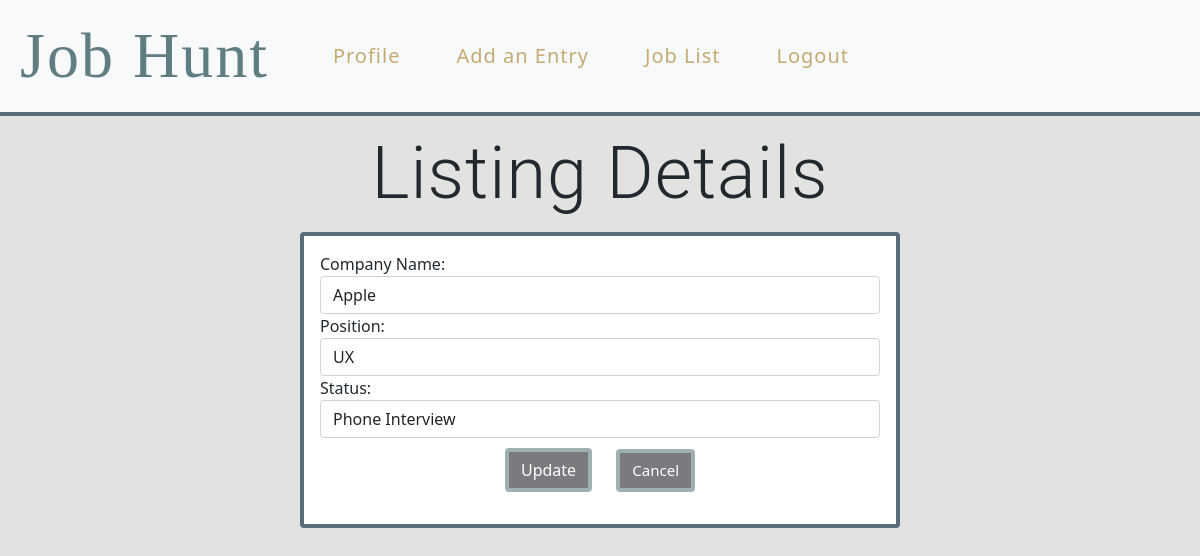
The app's page /jobs/21/edit (signed in) with its own data.
### jobHuntApp/models.py (models this page shows)
class Job(models.Model):
    company_name = models.CharField(max_length=50)
    position = models.CharField(max_length=50)
    status = models.CharField(max_length=50)
    created_by = models.ForeignKey(User, related_name="jobs", on_delete=models.CASCADE, null=True)
    users_follow_up = models.ManyToManyField(User, related_name="jobs_users_marked")
    created_at = models.DateTimeField(auto_now_add=True)
    updated_at = models.DateTimeField(auto_now=True)
    objects = JobManager()

### jobHuntApp/views.py (the view)
# urls.py: path('jobs/<int:job_id>/edit', views.edit_entry),
def edit_entry(request, job_id):
    if 'user_id' not in request.session:
        return redirect('/')
    context = {
        "job": Job.objects.get(id=job_id)
    }
    return render(request, "listingdetails.html", context)

### jobHuntApp/templates/listingdetails.html (shortened to what this page needs)
    <head>
        <link href="https://cdn.jsdelivr.net/npm/bootstrap@5.1.0/dist/css/bootstrap.min.css" rel="stylesheet">
        <link rel="stylesheet" href="/static/css/style.css">
    </head>
    <body>
        {% include "navBar.html" %}
        <div class="container">
            <h1 class="display-2 text-center">Listing Details</h1>
            <div class="card mx-auto" style="width:600px">
                <div class="card-body">
                    <form action="/jobs/{{job.id}}/update" method="POST">
                        <div class="form-group row">
                            <label for="company_name">Company Name: <input type="text" class="form-control" name="company_name" value="{{ job.company_name }}"></label>
                        </div>
                        <div class="form-group row">
                            <label for="position">Position: <input type="text" class="form-control" name="position" value="{{job.position}}"></label>
                        </div>
                        <div class="form-group row">
                            <label for="status">Status: <input type="text" class="form-control" name="status" value="{{job.status}}"></label>
                        </div>
                        <div class="col text-center">
                            <input type="submit" value="Update" class="btn btn-Dark">
                            <a class="btn btn-Dark" href="/jobs" role="button">Cancel </a>
                        </div>
                    </form>
                </div>
            </div>
        </div>
    </body>
</html>

### jobHuntApp/static/css/style.css (style rules this page uses)
* { color: #21282e; }
body { background-color: #e2e2e0; }
h1 { margin: 15px; font-family: 'Roboto', sans-serif; letter-spacing: 1px; }
a { text-decoration: none; color: #607d82; }
.btn { margin: 10px 10px 0 10px; border: 4px #607d82 solid; opacity: 60%; }
.data_table, .card { border: 4px #596E79 solid; }
.card a { font-size: 15px; }

### records on screen
Job: company_name "Apple", position "UX", status "Phone Interview"
